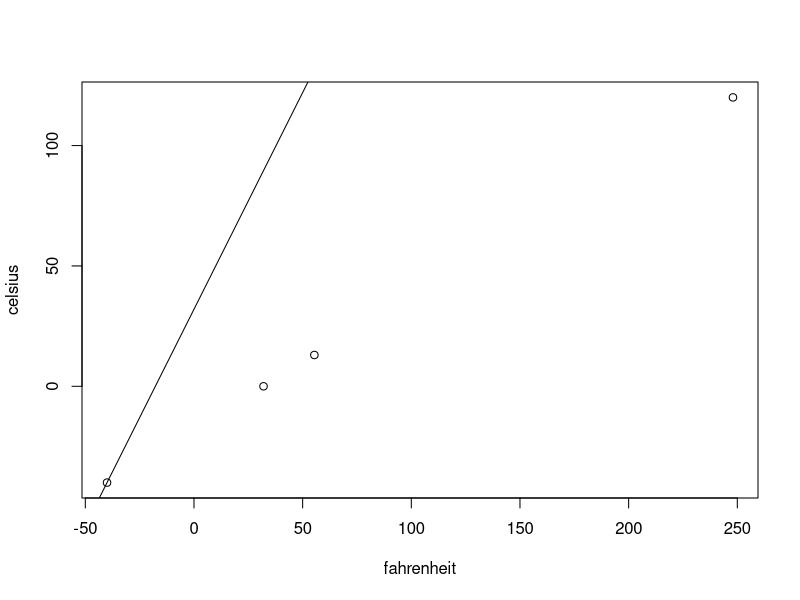

This figure's R source:
####################################################
#                Linear Regression                #
#               celsius to Fahrenheit            #
##################################################

rm(list=ls())

# Values of celsius
celsius <- c(0,13,120,-40)

# Values of fahrenheit.
fahrenheit <- c(32,55.4,248,-40)

relation <- lm(fahrenheit~celsius)

plot(fahrenheit,celsius,abline(relation))

#find 140 degree celsius = ? fahrenheit
a <- data.frame(celsius=140)
result <- predict(relation,a)
print(result)
